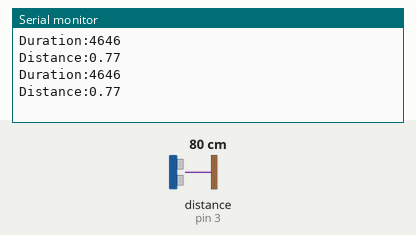
Recording of a sketch running on a simulated Arduino Uno, built with avr-gcc and run on an emulated ATmega328P. Shown: the last lines printed to the serial monitor. Wiring (inferred from the names in the program): ultrasonic range finder: trigger pin 4; echo pin 3. Inputs (shaded band) come from the test bench; at power-on: distance to the obstacle (sensor on pin 3) 80 cm. The echo pulse lasts 58.3 µs per cm.

Above: at 2.8 s.
2.9 s: distance to the obstacle (sensor on pin 3) set to 250 cm
At 3.5 s:
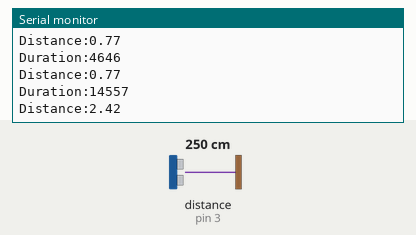
7.1 s: distance to the obstacle (sensor on pin 3) set to 2 cm
At 7.7 s:
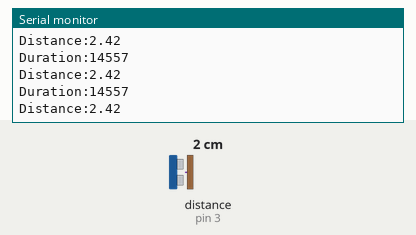
Timing chart, 0 to 10.1 s (numbered marks = the images above; inputs shaded):
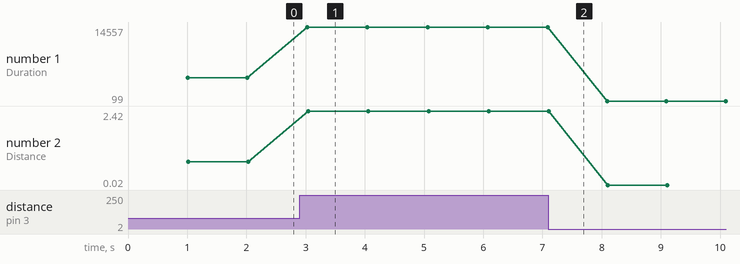

Measured:
- after the input at 2.9 s, the serial monitor: prints a new line after 0.13 s (image 1)
- plotted number 1: 4646 → 14557 after the input at 2.9 s, 14557 → 99 after the input at 7.1 s
- plotted number 2: 0.77 → 2.42 after the input at 2.9 s, 2.42 → 0.02 after the input at 7.1 s

The sketch:

ultrasound_distance.ino
```cpp
int trigger =4; //giving output for transmitting the ultrasound waves
int echo=3; //taking input from the pin that how later it received the waves back
long duration; // duration from transmitting till receiving
float distance; // distance between sensor and surface
void setup() {
  //start serial connection
  Serial.begin(9600);
  //configure pins for input and output
  pinMode(trigger, OUTPUT);
  pinMode(echo,INPUT);

  // setting trigger to LOW, for not transmitting any waves
  digitalWrite(trigger,LOW);

}

void loop() {
  delay(1000);

  //setting trigger to HIGH for transmitting waves for 10 microsecond by using 10 microsecond delay
  digitalWrite(trigger, HIGH);
  delayMicroseconds(10);

  //stopping transmission
  digitalWrite(trigger,LOW);

  //taking duration in microseconds for which the echo was HIGH
  duration = pulseIn(echo,HIGH);

  // distance= velocity of sound*time(or duration)/2
  distance=1.0*333*duration*(1e-6)/2;

  //printing Duration and Distance
  Serial.print("Duration:");
  Serial.println(duration);
  Serial.print("Distance:");
  Serial.println(distance);
}
```
